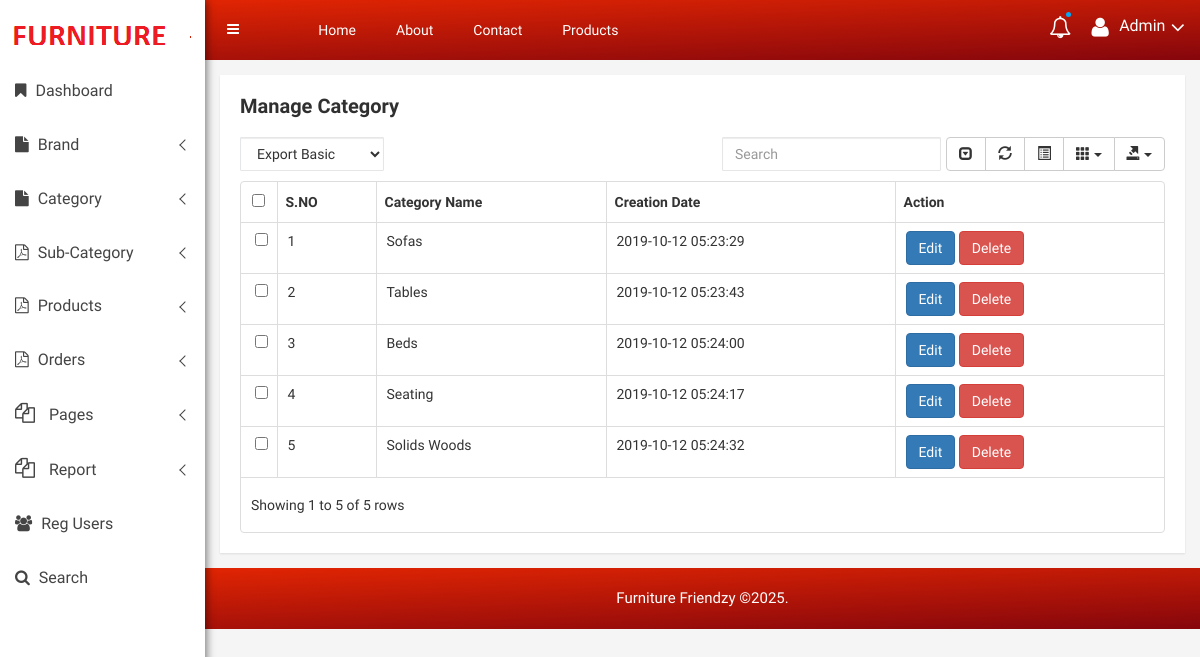
Page /admin/manage-category.php (signed in) on the committed database.
### tables this page shows
CREATE TABLE `tblcategory` (
  `ID` int(10) NOT NULL,
  `CategoryName` varchar(120) DEFAULT NULL,
  `CreationDate` timestamp NULL DEFAULT current_timestamp()
);

### admin/manage-category.php (the view, shortened to what this page needs)
<?php
include('includes/dbconnection.php');
if (strlen($_SESSION['ofsmsaid']==0)) {
  header('location:logout.php');
  } else{
?>
<!doctype html>
<html class="no-js" lang="en">
<head>
    <link rel="stylesheet" href="css/bootstrap.min.css">
    <link rel="stylesheet" href="css/font-awesome.min.css">
    <link rel="stylesheet" href="css/owl.carousel.css">
    <link rel="stylesheet" href="css/owl.theme.css">
    <link rel="stylesheet" href="css/owl.transitions.css">
    <link rel="stylesheet" href="css/animate.css">
    <link rel="stylesheet" href="css/normalize.css">
    <link rel="stylesheet" href="css/meanmenu.min.css">
    <link rel="stylesheet" href="css/main.css">
    <link rel="stylesheet" href="css/morrisjs/morris.css">
    <link rel="stylesheet" href="css/scrollbar/jquery.mCustomScrollbar.min.css">
    <link rel="stylesheet" href="css/metisMenu/metisMenu.min.css">
    <link rel="stylesheet" href="css/metisMenu/metisMenu-vertical.css">
    <link rel="stylesheet" href="css/calendar/fullcalendar.min.css">
    <link rel="stylesheet" href="css/calendar/fullcalendar.print.min.css">
    <link rel="stylesheet" href="css/editor/select2.css">
    <link rel="stylesheet" href="css/editor/datetimepicker.css">
    <link rel="stylesheet" href="css/editor/bootstrap-editable.css">
    <link rel="stylesheet" href="css/editor/x-editor-style.css">
    <link rel="stylesheet" href="css/data-table/bootstrap-table.css">
    <link rel="stylesheet" href="css/data-table/bootstrap-editable.css">
    <link rel="stylesheet" href="style.css">
    <link rel="stylesheet" href="css/responsive.css">
</head>
<body>
   <?php include_once('includes/sidebar.php');?>
    <div class="all-content-wrapper">
        <?php include_once('includes/header.php');?>
       <div class="data-table-area mg-tb-15">
            <div class="container-fluid">
                <div class="row">
                    <div class="col-lg-12 col-md-12 col-sm-12 col-xs-12">
                        <div class="sparkline13-list">
                            <div class="sparkline13-hd">
                                <div class="main-sparkline13-hd">
                                    <h1>Manage <span class="table-project-n">Category</span></h1>
                                </div>
                            </div>
                            <div class="sparkline13-graph">
                                <div class="datatable-dashv1-list custom-datatable-overright">
                                    <div id="toolbar">
                                        <select class="form-control">
                        <option value="">Export Basic</option>
                      </select>
                                    </div>
                                    <table id="table" data-toggle="table" data-pagination="true" data-search="true" data-show-columns="true" data-show-pagination-switch="true" data-show-refresh="true" data-key-events="true" data-show-toggle="true" data-resizable="true" data-cookie="true"
                                        data-cookie-id-table="saveId" data-show-export="true" data-click-to-select="true" data-toolbar="#toolbar">
                                        <thead>
                                            <tr>
                                                <th data-field="id">S.NO</th>
                                                <th data-field="name">Category Name</th>
                                                <th data-field="company">Creation Date</th>
                                                <th data-field="action">Action</th>
                                            </tr>
                                        </thead>
                                        <tbody>
                                        <?php
$sql="SELECT * from tblcategory";
$query = $dbh -> prepare($sql);
$query->execute();
$results=$query->fetchAll(PDO::FETCH_OBJ);
$cnt=1;
if($query->rowCount() > 0)
{
foreach($results as $row)
{               ?>
                                            <tr>
                                                <td><?php echo htmlentities($cnt);?></td>
                                                <td><?php  echo htmlentities($row->CategoryName);?></td>
                                                <td><?php  echo htmlentities($row->CreationDate);?></td>
                                                <td>
                        <a href="edit-category-detail.php?editid=<?php echo htmlentities ($row->ID);?>" class="btn btn-primary" style="color:#fff;">Edit</a>
    <a href="manage-category.php?id=<?php echo htmlentities ($row->ID);?>"   class="btn btn-danger" onClick="return confirm('Are you sure you want to delete?')" style="color:#fff;">Delete</a>
                                                </td>
                                            </tr>
                                             <?php $cnt=$cnt+1;}} ?>
                                        </tbody>
                                    </table>
                                </div>
                            </div>
                        </div>
                    </div>
                </div>
            </div>
        </div>
        <?php include_once('includes/footer.php');?>
    </div>
</body>
</html>
<?php }  ?>

### admin/includes/header.php (shortened to what this page needs)
 <div class="container-fluid">
            <div class="row">
                <div class="col-lg-12 col-md-12 col-sm-12 col-xs-12">
                    <div class="logo-pro">
                        <a href="dashboard.php"><img class="main-logo" src="images/logo/logo1.png" alt="" /></a>
                    </div>
                </div>
            </div>
        </div>
<div class="header-advance-area">
            <div class="header-top-area">
                <div class="container-fluid">
                    <div class="row">
                        <div class="col-lg-12 col-md-12 col-sm-12 col-xs-12">
                            <div class="header-top-wraper">
                                <div class="row">
                                    <div class="col-lg-1 col-md-0 col-sm-1 col-xs-12">
                                        <div class="menu-switcher-pro">
                                            <button type="button" id="sidebarCollapse" class="btn bar-button-pro header-drl-controller-btn btn-info navbar-btn">
                                                    <i class="fa fa-bars"></i>
                                                </button>
                                        </div>
                                    </div>
                                    <div class="col-lg-6 col-md-7 col-sm-6 col-xs-12">
                                        <div class="header-top-menu tabl-d-n">
                                            <ul class="nav navbar-nav mai-top-nav">
                                                <li class="nav-item"><a href="dashboard.php" class="nav-link">Home</a>
                                                </li>
                                                <li class="nav-item"><a href="about-us.php" class="nav-link">About</a>
                                                </li>
                                                <li class="nav-item"><a href="contact-us.php" class="nav-link">Contact</a>
                                                </li>
                                                <li class="nav-item"><a href="manage-products.php" class="nav-link">Products</a>
                                                </li>
                                            </ul>
                                        </div>
                                    </div>
  <div class="col-lg-5 col-md-5 col-sm-12 col-xs-12">
<div class="header-right-info">
 <ul class="nav navbar-nav mai-top-nav header-right-menu">
 <li class="nav-item"><a href="#" data-toggle="dropdown" role="button" aria-expanded="false" class="nav-link dropdown-toggle"><i class="fa fa-bell-o" aria-hidden="true"></i><span class="indicator-nt"></span></a>
</li>
 <li class="nav-item">
 <a href="#" data-toggle="dropdown" role="button" aria-expanded="false" class="nav-link dropdown-toggle">
<i class="fa fa-user adminpro-user-rounded header-riht-inf" aria-hidden="true"></i>
<span class="admin-name"><?php
$aid=$_SESSION['ofsmsaid'];
$sql="SELECT AdminName,Email from  tbladmin where ID=:aid";
$query = $dbh -> prepare($sql);
$query->bindParam(':aid',$aid,PDO::PARAM_STR);
$query->execute();
$results=$query->fetchAll(PDO::FETCH_OBJ);
$cnt=1;
if($query->rowCount() > 0)
{
foreach($results as $row)
{               ?><?php  echo $row->AdminName;?><?php $cnt=$cnt+1;}} ?></span>
<i class="fa fa-angle-down adminpro-icon adminpro-down-arrow"></i>
    </a>
</li>
 </ul>
 </div>
</div>
</div>
</div>
 </div>
 </div>
  </div>
 </div>
        </div>

### admin/css/main.css (style rules this page uses)
html { color: #222; font-size: 1em; line-height: 1.4; }
audio, canvas, iframe, img, svg, video { vertical-align: middle; }

### admin/style.css (style rules this page uses)
html, body { height: 100%; font-family: 'Play', sans-serif;font-weight:400;background:#f5f5f5; }
img { max-width:100%;height:auto }
h1, h2, h3, h4, h5, h6 { margin: 0 0 10px; font-weight:700; }
a { transition: all 0.3s ease 0s;text-decoration:none; }
a:visited, a:link, a:active { text-decoration: none; }
ul { list-style: outside none none; margin: 0; padding: 0 }
.mg-tb-15 { margin:15px 0px; }
.all-content-wrapper { margin-left: 205px; transition: all 0.3s; }
.bar-button-pro { margin: 13px 0px; }
.menu-switcher-pro { transition:all .4s ease 0s; }
.menu-switcher-pro button { background: none; border:none; }
.header-top-menu .navbar-nav>li>a { padding: 20px 20px; color: #fff; font-size:14px; }
.header-right-info .navbar-nav { float:right; padding:17px 0px; }
.header-right-info ul.header-right-menu li { display:inline-block; }
.header-right-info ul.header-right-menu > li > a { display:inline-block; color:#fff; padding: 0px 0px 0px 20px; font-size:22px; text-decoration:none; position:relative; }
.indicator-nt { position:absolute; height:5px; width:5px; background:#03a9f4; border-radius:50%; top: -5px; right: 0px; }
.header-right-info .admin-name { display: inline-block; color: #fff; font-size: 16px; position: relative; top: -4px; margin-left:5px; }
.form-control { background-color: #FFFFFF; background-image: none; border: 1px solid #e5e6e7; border-radius: 1px; color: inherit; display: block; padding: 6px 12px; transition: border-color 0.15s ease-in-out 0s, box-shadow 0.15s ease-in-out 0s; width: 100%; }
.header-advance-area { background: -webkit-linear-gradient(178deg, #e12503 0%, #85060c 100%); background: linear-gradient(178deg, #e12503 0%, #85060c 100%); }
.product-sales-chart, .analytics-info-cs, .tranffic-als-inner, .analytics-rounded, .single-new-trend, .personal-info-wrap, .author-widgets-single, .calender-inner, .product-status-wrap, .review-tab-pro-inner, .income-dashone-total, .analytics-adminpro-wrap, .analytics-sparkle-line, .analysis-progrebar, .sparkline8-list, .sparkline9-list, .sparkline7-list, .sparkline10-list, .sparkline12-list, .sparkline13-list, .sparkline14-list, .sparkline13-list, .sparkline11-list, .x-editable-list, .code-editor-single, .blog-details-inner, .charts-single-pro, .about-sparkline, .sparkline-list, .button-ad-wrap, .tab-content-details, .sparkline16-list, .sparkline15-list, .tinymce-single { padding:20px; background:#fff; -webkit-box-shadow: 0px 1px 2px 0px rgba(0, 0, 0, 0.1); box-shadow: 0px 1px 2px 0px rgba(0, 0, 0, 0.1); }
.header-top-area { position: fixed; background: -webkit-linear-gradient(178deg, #e12503 0%, #85060c 100%); background: linear-gradient(178deg, #e12503 0%, #85060c 100%); z-index: 99; left: 200px; right: 0; top: 0; margin: 0 auto; transition: all 0.3s; }
.main-sparkline8-hd h1, .main-sparkline9-hd h1, .main-spark7-hd h1, .main-sparkline10-hd h1, .main-sparkline11-hd h1, .main-sparkline12-hd h1, .main-sparkline13-hd h1, .main-sparkline14-hd h1 { font-size:20px; color:#303030; }
.custom-datatable-overright table tbody tr td a { color: #444; font-size: 14px; }
.custom-datatable-overright table tbody tr td { padding-left: 10px !important; padding-right: 5px !important; font-size: 14px; text-align: left; }

### rows in the picture
tblcategory: CategoryName "Sofas", CreationDate "2019-10-12 05:23:29"
tblcategory: CategoryName "Tables", CreationDate "2019-10-12 05:23:43"
tblcategory: CategoryName "Beds", CreationDate "2019-10-12 05:24:00"
tblcategory: CategoryName "Seating", CreationDate "2019-10-12 05:24:17"
tblcategory: CategoryName "Solids Woods", CreationDate "2019-10-12 05:24:32"

### other values in the picture
$row->AdminName "Admin"
